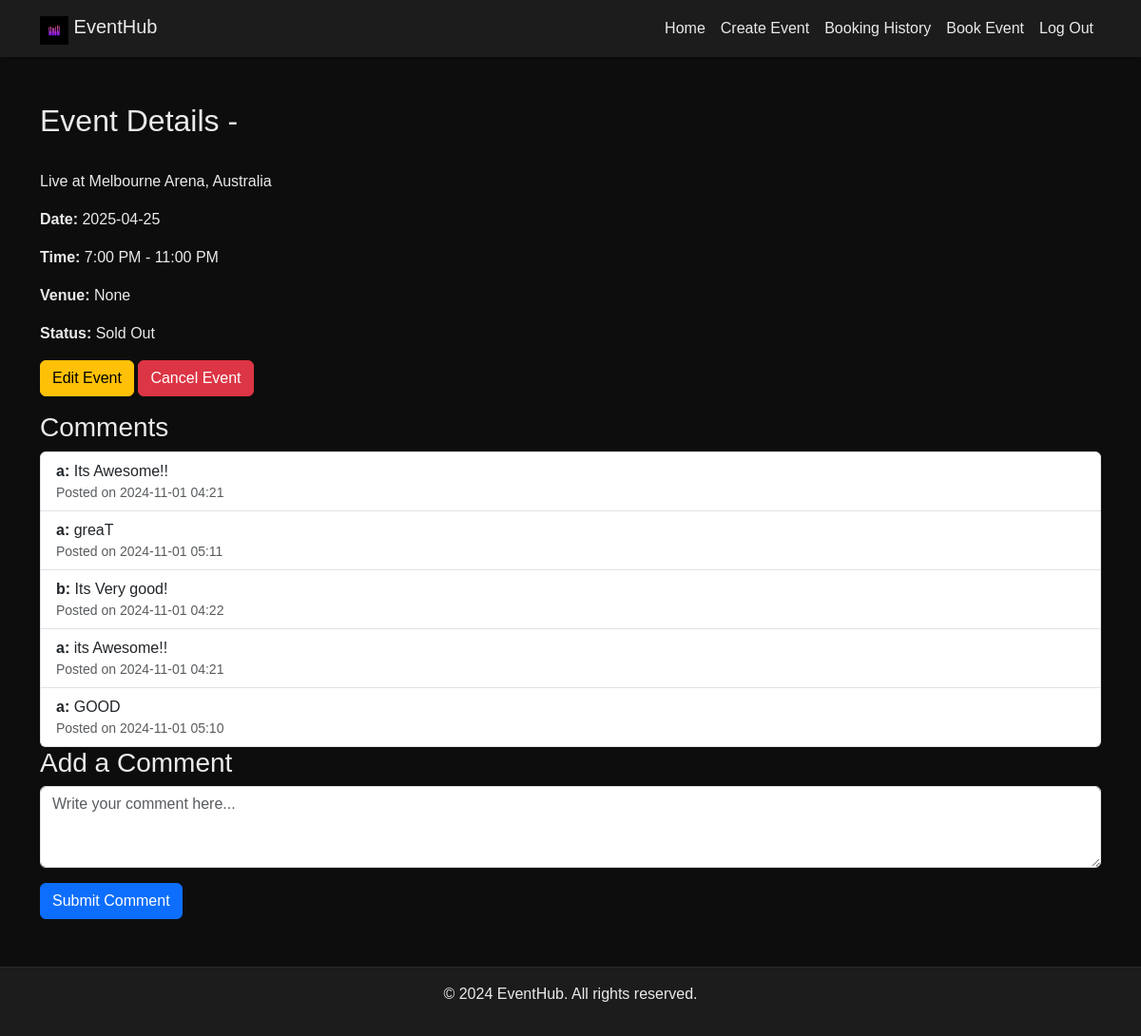
The page /event/1002 (signed in) on the database its author committed.
### website/models.py (models this page shows)
class Event(db.Model):
    __tablename__ = 'event'
    id = db.Column(db.Integer, primary_key=True)
    name = db.Column(db.String(100), nullable=False)
    description = db.Column(db.Text, nullable=False)
    date = db.Column(db.Date, nullable=False)
    start_time = db.Column(db.Time, nullable=False)
    end_time = db.Column(db.Time, nullable=False)
    venue = db.Column(db.String(300), nullable=False)
    status = db.Column(db.String(20), nullable=False)
    user_id = db.Column(db.Integer, db.ForeignKey('user.id'), nullable=False)
    bookings = db.relationship('Booking', back_populates='event', lazy=True)
    comments = db.relationship('Comment', back_populates='event', lazy=True)

class Comment(db.Model):
    __tablename__ = 'comment'
    id = db.Column(db.Integer, primary_key=True)
    content = db.Column(db.Text, nullable=False)
    date_posted = db.Column(db.DateTime, default=datetime.utcnow)
    user_id = db.Column(db.Integer, db.ForeignKey('user.id'), nullable=False)
    event_id = db.Column(db.Integer, db.ForeignKey('event.id'), nullable=False)
    user = db.relationship('User', back_populates='comments')
    event = db.relationship('Event', back_populates='comments')

class User(UserMixin, db.Model):
    __tablename__ = 'user'
    id = db.Column(db.Integer, primary_key=True)
    username = db.Column(db.String(150), nullable=False, unique=True)
    email = db.Column(db.String(150), nullable=False, unique=True)
    password = db.Column(db.String(150), nullable=False)
    contact_number = db.Column(db.Integer, nullable=False)
    address = db.Column(db.String(150), nullable=False)
    bookings = db.relationship('Booking', back_populates='user', lazy=True)
    comments = db.relationship('Comment', back_populates='user', lazy=True)

### website/views.py (the view)
@main_bp.route('/event/<int:event_id>')
def event_details(event_id):
    event = Event.query.get_or_404(event_id)
    comments = Comment.query.filter_by(event_id=event_id).all()
    message = request.args.get('message')
    return render_template('EDetails.html', event=event, comments=comments, message=message)

### website/templates/EDetails.html (shortened to what this page needs)
<!DOCTYPE html>
<html lang="en">
<head>
    <link href="https://cdn.jsdelivr.net/npm/bootstrap@5.3.0/dist/css/bootstrap.min.css" rel="stylesheet">
    <link rel="stylesheet" href="{{ url_for('static', filename='css/homepage.css') }}">
</head>
<body>
    <nav class="navbar navbar-expand-lg navbar-dark sticky-top">
        <div class="container">
            <a class="navbar-brand" href="{{ url_for('main.homepage') }}">
                <img src="{{ url_for('static', filename='img/logo.jpg') }}" alt="Logo" width="30" height="30"
                    class="d-inline-block align-text-top">
                EventHub
            </a>
            <div class="collapse navbar-collapse" id="navbarNav">
                <ul class="navbar-nav ms-auto">
                    <li class="nav-item"><a class="nav-link" href="{{ url_for('main.homepage') }}">Home</a></li>
                    <li class="nav-item"><a class="nav-link" href="{{ url_for('main.create_event') }}">Create Event</a>
                    </li>
                    <li class="nav-item"><a class="nav-link" href="{{ url_for('main.booking_history') }}">Booking
                            History</a>
                    </li>
                    <li class="nav-item"><a class="nav-link active" href="{{ url_for('main.booking') }}">Book Event</a>
                    </li>
                    {% if current_user.is_authenticated %}
                    <li class="nav-item"><a class="nav-link" href="{{ url_for('auth.logout') }}">Log Out</a></li>
                    {% else %}
                    <li class="nav-item"><a class="nav-link" href="{{ url_for('auth.login') }}">Log In</a></li>
                    {% endif %}
                </ul>
            </div>
        </div>
    </nav>
    <main class="container my-5">
        <h2>Event Details - {{ event.title }}</h2>
        <p>{{ event.description }}</p>
        <p><strong>Date:</strong> {{ event.date }}</p>
        <p><strong>Time:</strong> 7:00 PM - 11:00 PM</p>
        <p><strong>Venue:</strong> {{ event.venue }}</p>
        <p><strong>Status:</strong> {{ event.status }}</p>
        {% if current_user.is_authenticated %}
        <div class="mb-3">
            <a href="{{ url_for('main.edit_event', event_id=event.id) }}" class="btn btn-warning">Edit Event</a>
            <form action="{{ url_for('main.cancel_event', event_id=event.id) }}" method="POST" style="display:inline;">
                <button type="submit" class="btn btn-danger"
                    onclick="return confirm('Are you sure you want to cancel this event?');">Cancel Event</button>
            </form>
        </div>
        {% endif %}
        <h3>Comments</h3>
        <div class="comments-section">
            {% if comments %}
            <ul class="list-group">
                {% for comment in comments %}
                <li class="list-group-item">
                    <strong>{{ comment.user.username }}:</strong> {{ comment.content }}
                    <small class="text-muted d-block">Posted on {{ comment.date_posted.strftime('%Y-%m-%d %H:%M')
                        }}</small>
                </li>
                {% endfor %}
            </ul>
            {% else %}
            <p>No comments yet. Be the first to comment!</p>
            {% endif %}
        </div>
        {% if current_user.is_authenticated %}
        <h3>Add a Comment</h3>
        <form action="{{ url_for('event.add_comment', event_id=event.id) }}" method="POST">
            <div class="mb-3">
                <textarea class="form-control" name="content" rows="3" placeholder="Write your comment here..."
                    required></textarea>
            </div>
            <button type="submit" class="btn btn-primary">Submit Comment</button>
        </form>
        {% else %}
        <p><a href="{{ url_for('auth.login') }}">Log in</a> to post a comment.</p>
        {% endif %}
    </main>
    <footer class="text-center py-3">
        <div class="container">
            <p>&copy; 2024 EventHub. All rights reserved.</p>
        </div>
    </footer>
</body>
</html>

### website/static/css/homepage.css (style rules this page uses)
:root { --primary-bg: #0D0D0D; --secondary-bg: #1C1C1C; --primary-text: #EAEAEA; --secondary-text: #A5A5A5; --accent-red: #D32F2F; --accent-orange: #FF6F61; --button-hover: #E53935; --card-bg: #1C1C1C; --border-color: #2B2B2B; }
body { font-family: 'Optima', 'Arial', sans-serif; background-color: var(--primary-bg); color: var(--primary-text); margin: 0; padding: 0; scroll-behavior: smooth; }
.navbar { background-color: var(--secondary-bg); box-shadow: 0 2px 4px rgba(0, 0, 0, .2); position: sticky; top: 0; width: 100%; z-index: 1000; transition: background-color 0.3s, box-shadow 0.3s; }
.navbar-brand, .nav-link { color: var(--primary-text) !important; transition: color 0.3s; }
footer { background-color: var(--secondary-bg); color: var(--primary-text); padding: 20px 0; text-align: center; margin-top: 50px; border-top: 1px solid var(--border-color); }

### rows shown on the page
Event: description "Live at Melbourne Arena, Australia", date "2025-04-25", venue "None", status "Sold Out"
Comment: user.username "a", content "Its Awesome!!", date_posted "2024-11-01 04:21"
Comment: user.username "a", content "greaT", date_posted "2024-11-01 05:11"
Comment: user.username "b", content "Its Very good!", date_posted "2024-11-01 04:22"
Comment: user.username "a", content "its Awesome!!", date_posted "2024-11-01 04:21"
Comment: user.username "a", content "GOOD", date_posted "2024-11-01 05:10"
